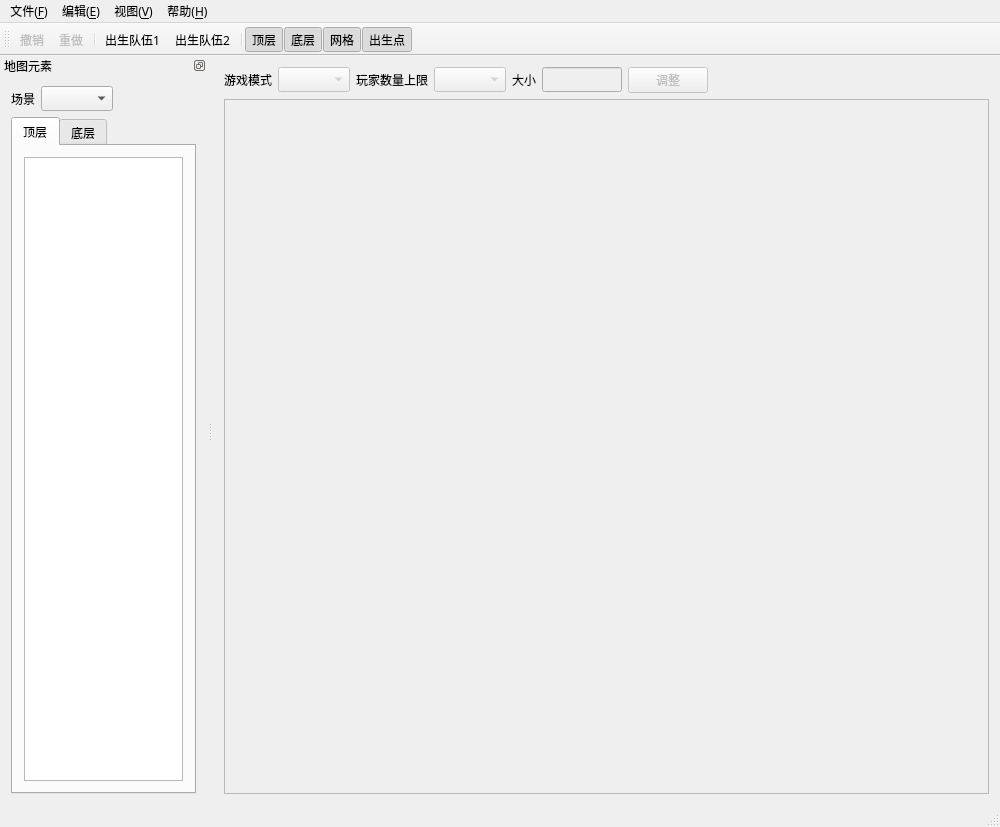
<?xml version="1.0" encoding="UTF-8"?>
<ui version="4.0">
 <class>MainWindow</class>
 <widget class="QMainWindow" name="MainWindow">
  <property name="geometry">
   <rect>
    <x>0</x>
    <y>0</y>
    <width>1000</width>
    <height>827</height>
   </rect>
  </property>
  <property name="font">
   <font>
    <family>微软雅黑</family>
   </font>
  </property>
  <property name="mouseTracking">
   <bool>false</bool>
  </property>
  <property name="windowTitle">
   <string>QQ堂地图编辑器FIN</string>
  </property>
  <property name="dockOptions">
   <set>QMainWindow::AllowTabbedDocks|QMainWindow::AnimatedDocks</set>
  </property>
  <widget class="QWidget" name="centralWidget">
   <layout class="QGridLayout" name="gridLayout_2">
    <item row="0" column="0">
     <layout class="QVBoxLayout" name="verticalLayout">
      <property name="spacing">
       <number>6</number>
      </property>
      <item>
       <layout class="QGridLayout" name="gridLayout_3">
        <property name="leftMargin">
         <number>0</number>
        </property>
        <property name="topMargin">
         <number>0</number>
        </property>
        <property name="rightMargin">
         <number>0</number>
        </property>
        <property name="bottomMargin">
         <number>0</number>
        </property>
        <property name="horizontalSpacing">
         <number>6</number>
        </property>
        <item row="0" column="9">
         <widget class="QPushButton" name="pushButtonResize">
          <property name="enabled">
           <bool>false</bool>
          </property>
          <property name="sizePolicy">
           <sizepolicy hsizetype="Fixed" vsizetype="Fixed">
            <horstretch>0</horstretch>
            <verstretch>0</verstretch>
           </sizepolicy>
          </property>
          <property name="text">
           <string>调整</string>
          </property>
         </widget>
        </item>
        <item row="0" column="4">
         <widget class="QLabel" name="label_3">
          <property name="sizePolicy">
           <sizepolicy hsizetype="Fixed" vsizetype="Preferred">
            <horstretch>0</horstretch>
            <verstretch>0</verstretch>
           </sizepolicy>
          </property>
          <property name="font">
           <font>
            <family>Arial</family>
           </font>
          </property>
          <property name="text">
           <string>玩家数量上限</string>
          </property>
         </widget>
        </item>
        <item row="0" column="10">
         <spacer name="horizontalSpacer">
          <property name="orientation">
           <enum>Qt::Horizontal</enum>
          </property>
          <property name="sizeType">
           <enum>QSizePolicy::Expanding</enum>
          </property>
          <property name="sizeHint" stdset="0">
           <size>
            <width>10</width>
            <height>20</height>
           </size>
          </property>
         </spacer>
        </item>
        <item row="0" column="7">
         <widget class="QLabel" name="label_4">
          <property name="sizePolicy">
           <sizepolicy hsizetype="Fixed" vsizetype="Preferred">
            <horstretch>0</horstretch>
            <verstretch>0</verstretch>
           </sizepolicy>
          </property>
          <property name="text">
           <string>大小</string>
          </property>
         </widget>
        </item>
        <item row="0" column="1">
         <widget class="QComboBox" name="comboBoxGameMode">
          <property name="enabled">
           <bool>false</bool>
          </property>
          <property name="sizePolicy">
           <sizepolicy hsizetype="Fixed" vsizetype="Fixed">
            <horstretch>0</horstretch>
            <verstretch>0</verstretch>
           </sizepolicy>
          </property>
          <property name="sizeAdjustPolicy">
           <enum>QComboBox::AdjustToContents</enum>
          </property>
         </widget>
        </item>
        <item row="0" column="5">
         <widget class="QComboBox" name="comboBoxMaxPlayers">
          <property name="enabled">
           <bool>false</bool>
          </property>
          <property name="sizePolicy">
           <sizepolicy hsizetype="Fixed" vsizetype="Fixed">
            <horstretch>0</horstretch>
            <verstretch>0</verstretch>
           </sizepolicy>
          </property>
         </widget>
        </item>
        <item row="0" column="0">
         <widget class="QLabel" name="label">
          <property name="sizePolicy">
           <sizepolicy hsizetype="Fixed" vsizetype="Preferred">
            <horstretch>0</horstretch>
            <verstretch>0</verstretch>
           </sizepolicy>
          </property>
          <property name="text">
           <string>游戏模式</string>
          </property>
         </widget>
        </item>
        <item row="0" column="8">
         <widget class="QLineEdit" name="lineEditMapSize">
          <property name="enabled">
           <bool>false</bool>
          </property>
          <property name="sizePolicy">
           <sizepolicy hsizetype="Preferred" vsizetype="Fixed">
            <horstretch>0</horstretch>
            <verstretch>0</verstretch>
           </sizepolicy>
          </property>
          <property name="maximumSize">
           <size>
            <width>80</width>
            <height>16777215</height>
           </size>
          </property>
         </widget>
        </item>
       </layout>
      </item>
      <item>
       <widget class="QScrollArea" name="scrollAreaMapArea">
        <property name="minimumSize">
         <size>
          <width>765</width>
          <height>685</height>
         </size>
        </property>
        <property name="mouseTracking">
         <bool>false</bool>
        </property>
        <property name="sizeAdjustPolicy">
         <enum>QAbstractScrollArea::AdjustIgnored</enum>
        </property>
        <property name="widgetResizable">
         <bool>true</bool>
        </property>
        <property name="alignment">
         <set>Qt::AlignCenter</set>
        </property>
        <widget class="QWidget" name="scrollAreaWidgetContents">
         <property name="geometry">
          <rect>
           <x>0</x>
           <y>0</y>
           <width>763</width>
           <height>683</height>
          </rect>
         </property>
         <layout class="QHBoxLayout" name="horizontalLayout"/>
        </widget>
       </widget>
      </item>
     </layout>
    </item>
   </layout>
  </widget>
  <widget class="QMenuBar" name="menuBar">
   <property name="geometry">
    <rect>
     <x>0</x>
     <y>0</y>
     <width>1000</width>
     <height>26</height>
    </rect>
   </property>
   <widget class="QMenu" name="menuFile">
    <property name="title">
     <string>文件(&amp;F)</string>
    </property>
    <addaction name="actionNew_Map"/>
    <addaction name="actionOpen_Map"/>
    <addaction name="separator"/>
    <addaction name="actionSave"/>
    <addaction name="actionSave_As"/>
    <addaction name="actionSave_Image"/>
    <addaction name="separator"/>
    <addaction name="actionClose_Map"/>
    <addaction name="separator"/>
    <addaction name="actionExit"/>
   </widget>
   <widget class="QMenu" name="menuEdit">
    <property name="title">
     <string>编辑(&amp;E)</string>
    </property>
    <addaction name="actionUndo"/>
    <addaction name="actionRedo"/>
    <addaction name="separator"/>
    <addaction name="actionMove_Up"/>
    <addaction name="actionMove_Down"/>
    <addaction name="actionMove_Left"/>
    <addaction name="actionMove_Right"/>
    <addaction name="actionMove"/>
   </widget>
   <widget class="QMenu" name="menuHelp">
    <property name="title">
     <string>帮助(&amp;H)</string>
    </property>
    <addaction name="actionHelp"/>
    <addaction name="actionAbout_Qt"/>
   </widget>
   <widget class="QMenu" name="menuView">
    <property name="title">
     <string>视图(&amp;V)</string>
    </property>
    <addaction name="actionShow_Top"/>
    <addaction name="actionShow_Ground"/>
    <addaction name="actionShow_Grid"/>
    <addaction name="actionShow_Spawn_Points"/>
   </widget>
   <addaction name="menuFile"/>
   <addaction name="menuEdit"/>
   <addaction name="menuView"/>
   <addaction name="menuHelp"/>
  </widget>
  <widget class="QToolBar" name="mainToolBar">
   <attribute name="toolBarArea">
    <enum>TopToolBarArea</enum>
   </attribute>
   <attribute name="toolBarBreak">
    <bool>false</bool>
   </attribute>
   <addaction name="actionUndo"/>
   <addaction name="actionRedo"/>
   <addaction name="separator"/>
   <addaction name="actionSpawn_Point_1"/>
   <addaction name="actionSpawn_Point_2"/>
   <addaction name="separator"/>
   <addaction name="actionShow_Top"/>
   <addaction name="actionShow_Ground"/>
   <addaction name="actionShow_Grid"/>
   <addaction name="actionShow_Spawn_Points"/>
  </widget>
  <widget class="QStatusBar" name="statusBar"/>
  <widget class="QDockWidget" name="dockWidget">
   <property name="sizePolicy">
    <sizepolicy hsizetype="Fixed" vsizetype="Fixed">
     <horstretch>0</horstretch>
     <verstretch>0</verstretch>
    </sizepolicy>
   </property>
   <property name="minimumSize">
    <size>
     <width>162</width>
     <height>232</height>
    </size>
   </property>
   <property name="maximumSize">
    <size>
     <width>524287</width>
     <height>524287</height>
    </size>
   </property>
   <property name="floating">
    <bool>false</bool>
   </property>
   <property name="features">
    <set>QDockWidget::DockWidgetFloatable|QDockWidget::DockWidgetMovable</set>
   </property>
   <property name="allowedAreas">
    <set>Qt::LeftDockWidgetArea|Qt::RightDockWidgetArea</set>
   </property>
   <property name="windowTitle">
    <string>地图元素</string>
   </property>
   <attribute name="dockWidgetArea">
    <number>1</number>
   </attribute>
   <widget class="QWidget" name="dockWidgetContents_2">
    <layout class="QVBoxLayout" name="verticalLayout_2">
     <item>
      <layout class="QHBoxLayout" name="horizontalLayout_4">
       <item>
        <widget class="QLabel" name="label_2">
         <property name="sizePolicy">
          <sizepolicy hsizetype="Fixed" vsizetype="Preferred">
           <horstretch>0</horstretch>
           <verstretch>0</verstretch>
          </sizepolicy>
         </property>
         <property name="text">
          <string>场景</string>
         </property>
        </widget>
       </item>
       <item>
        <widget class="QComboBox" name="comboBoxCity">
         <property name="sizePolicy">
          <sizepolicy hsizetype="Fixed" vsizetype="Fixed">
           <horstretch>0</horstretch>
           <verstretch>0</verstretch>
          </sizepolicy>
         </property>
         <property name="minimumSize">
          <size>
           <width>40</width>
           <height>0</height>
          </size>
         </property>
         <property name="maximumSize">
          <size>
           <width>160</width>
           <height>16777215</height>
          </size>
         </property>
         <property name="sizeAdjustPolicy">
          <enum>QComboBox::AdjustToContents</enum>
         </property>
        </widget>
       </item>
       <item>
        <spacer name="horizontalSpacer_2">
         <property name="orientation">
          <enum>Qt::Horizontal</enum>
         </property>
         <property name="sizeType">
          <enum>QSizePolicy::MinimumExpanding</enum>
         </property>
         <property name="sizeHint" stdset="0">
          <size>
           <width>0</width>
           <height>20</height>
          </size>
         </property>
        </spacer>
       </item>
      </layout>
     </item>
     <item>
      <widget class="QTabWidget" name="tabWidgetElement">
       <property name="sizePolicy">
        <sizepolicy hsizetype="Minimum" vsizetype="Expanding">
         <horstretch>0</horstretch>
         <verstretch>0</verstretch>
        </sizepolicy>
       </property>
       <property name="minimumSize">
        <size>
         <width>140</width>
         <height>0</height>
        </size>
       </property>
       <property name="maximumSize">
        <size>
         <width>16777215</width>
         <height>16777215</height>
        </size>
       </property>
       <property name="mouseTracking">
        <bool>false</bool>
       </property>
       <property name="currentIndex">
        <number>0</number>
       </property>
       <property name="movable">
        <bool>true</bool>
       </property>
       <widget class="QWidget" name="tabTop">
        <attribute name="title">
         <string>顶层</string>
        </attribute>
        <layout class="QGridLayout" name="gridLayout_4">
         <item row="0" column="0">
          <widget class="QListWidget" name="listWidgetTop">
           <property name="frameShadow">
            <enum>QFrame::Sunken</enum>
           </property>
           <property name="autoScrollMargin">
            <number>16</number>
           </property>
           <property name="dragEnabled">
            <bool>true</bool>
           </property>
           <property name="iconSize">
            <size>
             <width>120</width>
             <height>120</height>
            </size>
           </property>
           <property name="textElideMode">
            <enum>Qt::ElideMiddle</enum>
           </property>
           <property name="verticalScrollMode">
            <enum>QAbstractItemView::ScrollPerPixel</enum>
           </property>
           <property name="horizontalScrollMode">
            <enum>QAbstractItemView::ScrollPerPixel</enum>
           </property>
           <property name="movement">
            <enum>QListView::Static</enum>
           </property>
           <property name="flow">
            <enum>QListView::LeftToRight</enum>
           </property>
           <property name="resizeMode">
            <enum>QListView::Adjust</enum>
           </property>
           <property name="layoutMode">
            <enum>QListView::SinglePass</enum>
           </property>
           <property name="viewMode">
            <enum>QListView::IconMode</enum>
           </property>
           <property name="itemAlignment">
            <set>Qt::AlignAbsolute|Qt::AlignCenter|Qt::AlignHCenter|Qt::AlignVCenter</set>
           </property>
          </widget>
         </item>
        </layout>
       </widget>
       <widget class="QWidget" name="tabGround">
        <attribute name="title">
         <string>底层</string>
        </attribute>
        <layout class="QGridLayout" name="gridLayout">
         <item row="0" column="0">
          <widget class="QListWidget" name="listWidgetGround">
           <property name="frameShadow">
            <enum>QFrame::Sunken</enum>
           </property>
           <property name="autoScrollMargin">
            <number>16</number>
           </property>
           <property name="dragEnabled">
            <bool>true</bool>
           </property>
           <property name="iconSize">
            <size>
             <width>120</width>
             <height>120</height>
            </size>
           </property>
           <property name="textElideMode">
            <enum>Qt::ElideMiddle</enum>
           </property>
           <property name="verticalScrollMode">
            <enum>QAbstractItemView::ScrollPerPixel</enum>
           </property>
           <property name="horizontalScrollMode">
            <enum>QAbstractItemView::ScrollPerPixel</enum>
           </property>
           <property name="movement">
            <enum>QListView::Static</enum>
           </property>
           <property name="flow">
            <enum>QListView::LeftToRight</enum>
           </property>
           <property name="resizeMode">
            <enum>QListView::Adjust</enum>
           </property>
           <property name="layoutMode">
            <enum>QListView::SinglePass</enum>
           </property>
           <property name="viewMode">
            <enum>QListView::IconMode</enum>
           </property>
           <property name="itemAlignment">
            <set>Qt::AlignAbsolute|Qt::AlignCenter|Qt::AlignHCenter|Qt::AlignVCenter</set>
           </property>
          </widget>
         </item>
        </layout>
       </widget>
      </widget>
     </item>
    </layout>
   </widget>
  </widget>
  <action name="actionNew_Map">
   <property name="text">
    <string>新建</string>
   </property>
   <property name="shortcut">
    <string>Ctrl+N</string>
   </property>
  </action>
  <action name="actionSave">
   <property name="enabled">
    <bool>false</bool>
   </property>
   <property name="text">
    <string>保存</string>
   </property>
   <property name="shortcut">
    <string>Ctrl+S</string>
   </property>
  </action>
  <action name="actionSave_As">
   <property name="enabled">
    <bool>false</bool>
   </property>
   <property name="text">
    <string>另存为...</string>
   </property>
   <property name="shortcut">
    <string>Ctrl+Alt+S</string>
   </property>
  </action>
  <action name="actionClose_Map">
   <property name="enabled">
    <bool>false</bool>
   </property>
   <property name="text">
    <string>关闭</string>
   </property>
   <property name="shortcut">
    <string>Ctrl+W</string>
   </property>
  </action>
  <action name="actionExit">
   <property name="text">
    <string>退出</string>
   </property>
   <property name="shortcut">
    <string>Ctrl+Q</string>
   </property>
  </action>
  <action name="actionAbout">
   <property name="text">
    <string>关于</string>
   </property>
  </action>
  <action name="actionUndo">
   <property name="enabled">
    <bool>false</bool>
   </property>
   <property name="text">
    <string>撤销</string>
   </property>
   <property name="shortcut">
    <string>Ctrl+Z</string>
   </property>
  </action>
  <action name="actionRedo">
   <property name="enabled">
    <bool>false</bool>
   </property>
   <property name="text">
    <string>重做</string>
   </property>
   <property name="shortcut">
    <string>Ctrl+Shift+Z</string>
   </property>
  </action>
  <action name="actionOpen_Map">
   <property name="text">
    <string>打开...</string>
   </property>
   <property name="shortcut">
    <string>Ctrl+O</string>
   </property>
  </action>
  <action name="actionSpawn_Point_1">
   <property name="checkable">
    <bool>true</bool>
   </property>
   <property name="text">
    <string>出生队伍1</string>
   </property>
   <property name="shortcut">
    <string>1</string>
   </property>
  </action>
  <action name="actionSpawn_Point_2">
   <property name="checkable">
    <bool>true</bool>
   </property>
   <property name="text">
    <string>出生队伍2</string>
   </property>
   <property name="shortcut">
    <string>2</string>
   </property>
  </action>
  <action name="actionShow_Top">
   <property name="checkable">
    <bool>true</bool>
   </property>
   <property name="checked">
    <bool>true</bool>
   </property>
   <property name="text">
    <string>顶层</string>
   </property>
   <property name="shortcut">
    <string>3</string>
   </property>
  </action>
  <action name="actionShow_Ground">
   <property name="checkable">
    <bool>true</bool>
   </property>
   <property name="checked">
    <bool>true</bool>
   </property>
   <property name="text">
    <string>底层</string>
   </property>
   <property name="shortcut">
    <string>4</string>
   </property>
  </action>
  <action name="actionShow_Grid">
   <property name="checkable">
    <bool>true</bool>
   </property>
   <property name="checked">
    <bool>true</bool>
   </property>
   <property name="text">
    <string>网格</string>
   </property>
   <property name="shortcut">
    <string>5</string>
   </property>
  </action>
  <action name="actionShow_Spawn_Points">
   <property name="checkable">
    <bool>true</bool>
   </property>
   <property name="checked">
    <bool>true</bool>
   </property>
   <property name="text">
    <string>出生点</string>
   </property>
   <property name="shortcut">
    <string>6</string>
   </property>
  </action>
  <action name="actionSave_Image">
   <property name="enabled">
    <bool>false</bool>
   </property>
   <property name="text">
    <string>另存为图片</string>
   </property>
  </action>
  <action name="actionMove_Up">
   <property name="enabled">
    <bool>false</bool>
   </property>
   <property name="text">
    <string>上移</string>
   </property>
   <property name="shortcut">
    <string>Ctrl+Up</string>
   </property>
  </action>
  <action name="actionMove_Down">
   <property name="enabled">
    <bool>false</bool>
   </property>
   <property name="text">
    <string>下移</string>
   </property>
   <property name="shortcut">
    <string>Ctrl+Down</string>
   </property>
  </action>
  <action name="actionMove_Left">
   <property name="enabled">
    <bool>false</bool>
   </property>
   <property name="text">
    <string>左移</string>
   </property>
   <property name="shortcut">
    <string>Ctrl+Left</string>
   </property>
  </action>
  <action name="actionMove_Right">
   <property name="enabled">
    <bool>false</bool>
   </property>
   <property name="text">
    <string>右移</string>
   </property>
   <property name="shortcut">
    <string>Ctrl+Right</string>
   </property>
  </action>
  <action name="actionHelp">
   <property name="text">
    <string>主页...</string>
   </property>
   <property name="toolTip">
    <string>主页</string>
   </property>
  </action>
  <action name="actionMove">
   <property name="enabled">
    <bool>false</bool>
   </property>
   <property name="text">
    <string>移动</string>
   </property>
  </action>
  <action name="actionAbout_Qt">
   <property name="text">
    <string>关于Qt...</string>
   </property>
  </action>
 </widget>
 <layoutdefault spacing="6" margin="11"/>
 <resources/>
 <connections/>
</ui>
